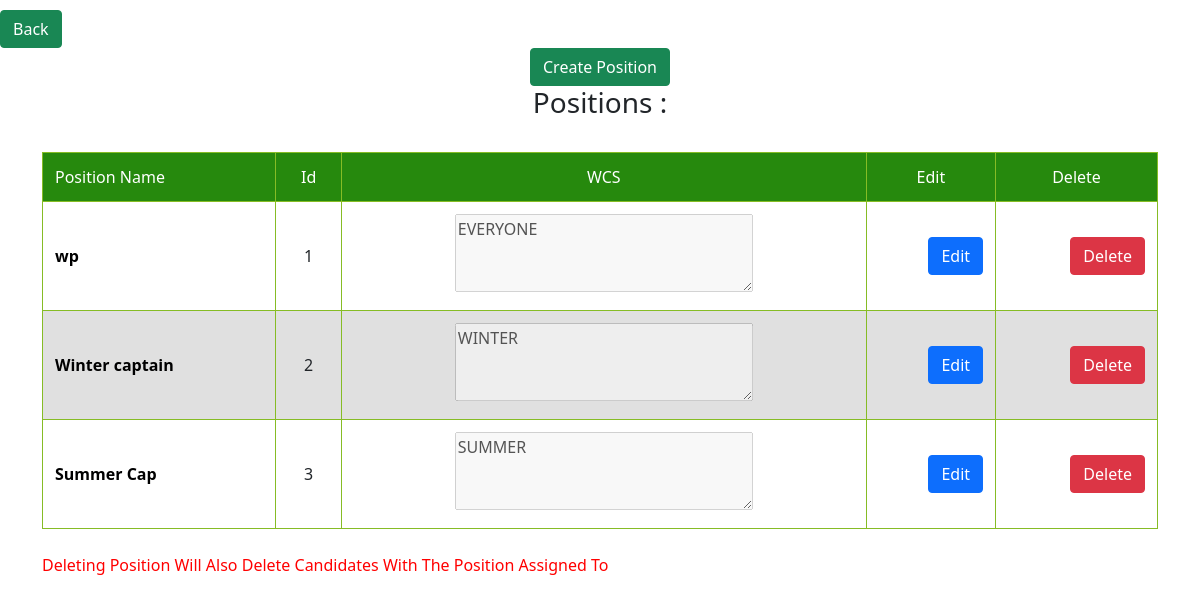
The app's page /admin/positions (signed in), older data.
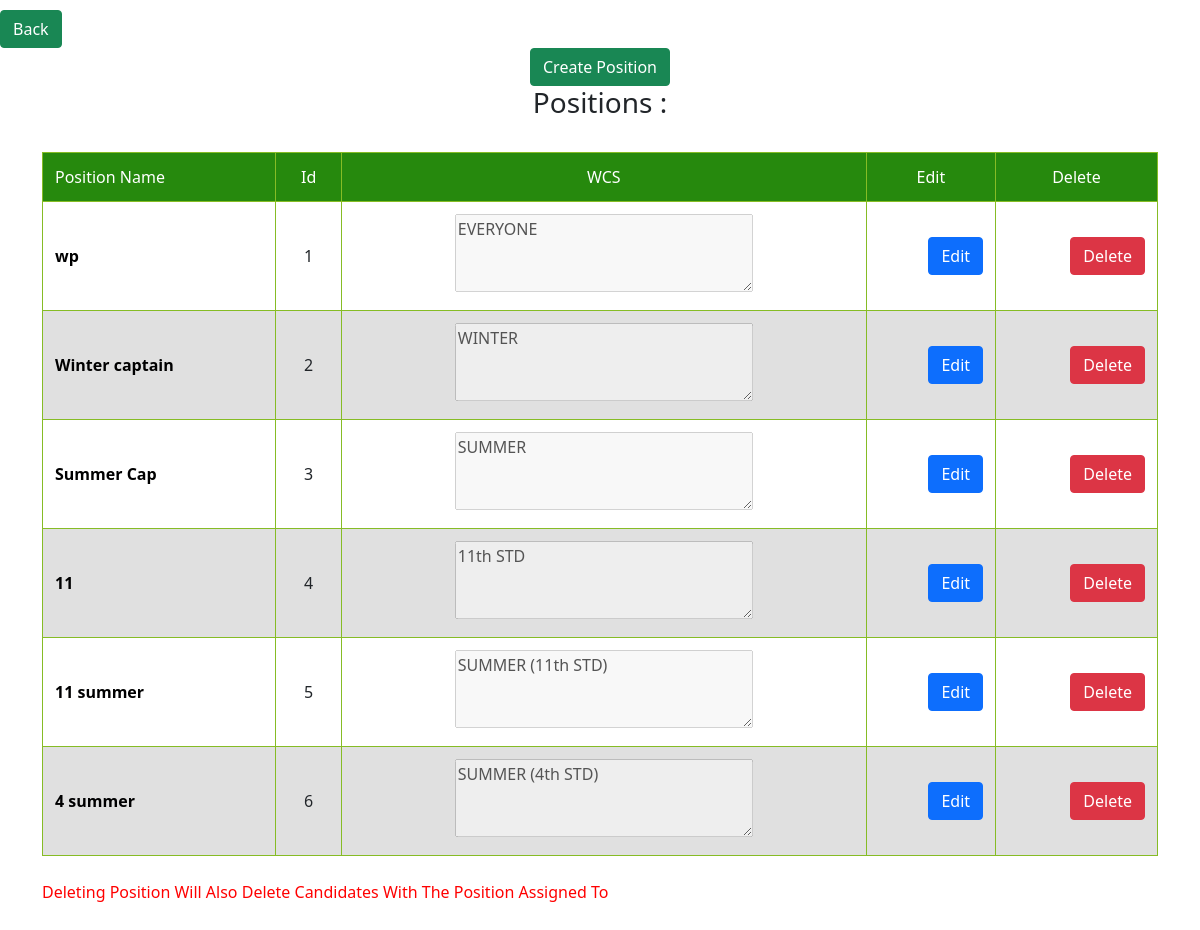
The same page, newer data.
### tables this page shows
CREATE TABLE positions (
	            id INTEGER PRIMARY KEY,
	            name TEXT NOT NULL,
	            wcs TEXT NOT NULL
                );

### main.py (the view)
@app.route('/admin/positions')
def positions():
    if not session.get("login"):
        return redirect("/admin/login")
    return render_template('positions.html', tm=conn.cursor().execute('SELECT * from positions').fetchall())

### templates/positions.html (shortened to what this page needs)
<!DOCTYPE html>
<html lang="en">
<head>
    <link rel="stylesheet" href="{{ url_for('static', filename='table.css')}}">
    <link rel="stylesheet" href="{{ url_for('static', filename='bootstrap.min.css') }}">
</head>
<body>
    <div class="buttonss" style="padding-top: 10px">
        <a href="../admin"><button type="button" class="btn btn-success">Back</button></a>
    </div>
    <center>
        <a href="positions/create"><button type="button" class="btn btn-success">Create Position</button></a>
        <h3>Positions :</h3>
    </center>
    <div class="container">
  <table class="responsive-table">
    <thead>
      <tr>
        <th scope="col">Position Name</th>
        <th scope="col">Id</th>
        <th scope="col">WCS</th>
        <th scope="col">Edit</th>
        <th scope="col">Delete</th>
      </tr>
    </thead>
    <tbody>
        {% for item in tm %}
      <tr>
        <th scope="row">{{item[1]}}</th>
        <td data-title="Id">{{item[0]}}</td>
        <td><textarea name="ew" id="ew" cols="30" rows="3" disabled>{{ item[2] }}</textarea></td>
        <td data-title="Edit" data-type="currency"><a href="positions/edit/{{item[0]}}"><button type="button" class="btn btn-primary" >Edit</button></a></td>
        <td data-title="Delete" data-type="currency"><a href="positions/delete/{{item[0]}}"><button type="button" class="btn btn-danger">Delete</button></a></td>
      </tr>
      {% endfor %}
    </tbody>
  </table>
  <p style="color: red;">Deleting Position Will Also Delete Candidates With The Position Assigned To</p>
</div>
</body>
</html>

Row changes from the older to the newer data that the page shows:
added positions: name "11", id "4", ew "11th STD"
added positions: name "11 summer", id "5", ew "SUMMER (11th STD)"
added positions: name "4 summer", id "6", ew "SUMMER (4th STD)"
